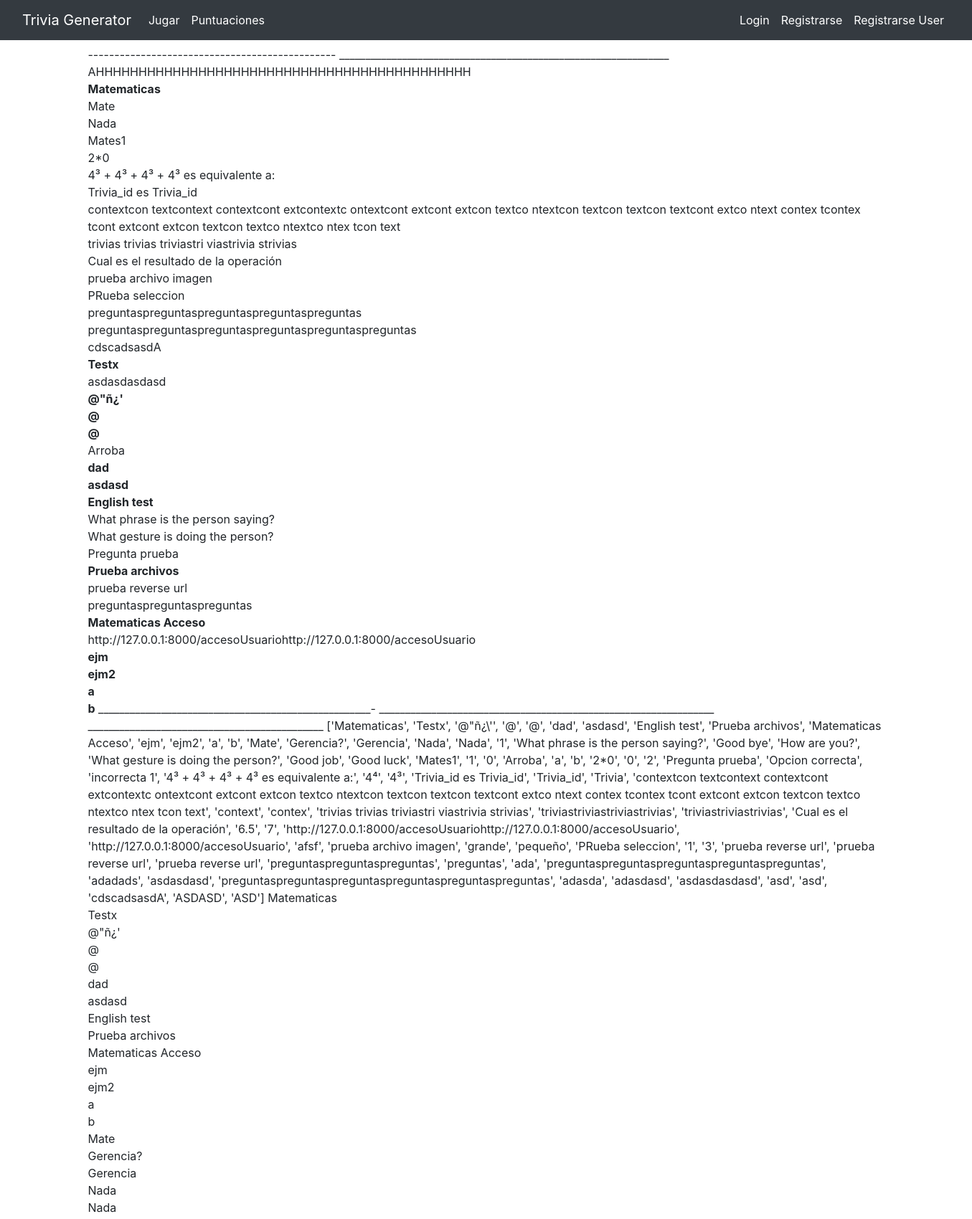
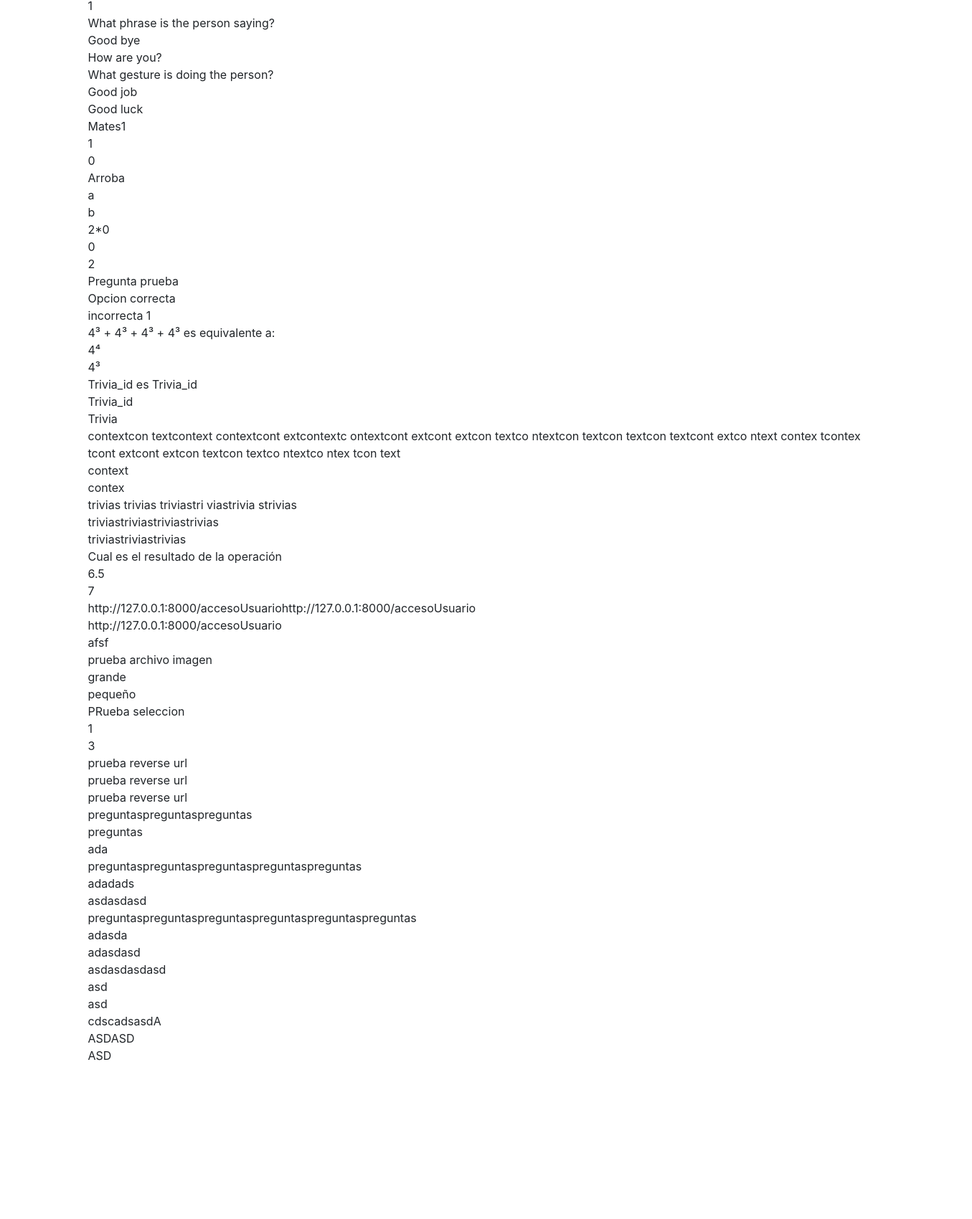
The page /configuraciones (upper part) on the database its author committed (2 pictures, top to bottom).
### TGApp/models.py (models this page shows, shortened)
class Trivia(models.Model):
    autor = models.ForeignKey(User, on_delete=models.CASCADE, null=True)
    id = models.AutoField(primary_key=True)
    nombre = models.CharField(max_length=100)
    Tipo = models.CharField(max_length=100)
    def __str__(self):
        return self.nombre

class Pregunta(models.Model):
    autor = models.ForeignKey(User, on_delete=models.CASCADE, null=True)
    trivia = models.ForeignKey(Trivia, on_delete=models.CASCADE, null=True)
    id = models.AutoField(primary_key=True)
    pregunta = models.TextField(verbose_name='Enunciado de la pregunta', null=True)
    opcionCorrecta = models.CharField(max_length=350, verbose_name='Opcion correcta de la pregunta', null=True)
    opcion2 = models.CharField(max_length=350, verbose_name='Opcion falsa de la pregunta', null=True)
    opcion3 = models.CharField(max_length=350, verbose_name='Opcion falsa de la pregunta', null=True)
    opcion4 = models.CharField(max_length=350, verbose_name='Opcion falsa de la pregunta', null=True)
    puntaje = models.DecimalField(verbose_name='Puntaje obtenido', default=0, decimal_places=2, max_digits=10)
    archivo = models.FileField(upload_to='archivos', verbose_name="Archivo opcional (imagenes, audios y videos solamente)", blank=True)
    pista =  models.CharField(max_length=350, verbose_name='Pista de la pregunta', blank=True)

### TGApp/views.py (the view)
# urls.py: path('configuraciones', views.configuraciones, name='configuraciones'),
def configuraciones(request):
    preguntas = Pregunta.objects.all()
    trivias = Trivia.objects.all()
    contador = preguntas.count()
    pregunta_lista = []
    for trivia in trivias:
        pregunta_lista.append(trivia.nombre)
    for pregunta in preguntas:
        pregunta_lista.append(pregunta.pregunta)
        pregunta_lista.append(pregunta.opcionCorrecta)
        pregunta_lista.append(pregunta.opcion2)
    context  = {
        'preguntas':preguntas,
        'trivias':trivias,
        'contador':contador,
        'pregunta_lista':pregunta_lista
    }
    return render(request, 'TGApp/configuraciones.html', context)

### TGApp/templates/TGApp/configuraciones.html (shortened to what this page needs)
{% extends "TGApp/base.html" %}
{% block contenido %}
-----------------------------------------------
_______________________________________________________________
AHHHHHHHHHHHHHHHHHHHHHHHHHHHHHHHHHHHHHHHHHHHH
    {% for trivia in trivias %}
    <br>
        <strong>{{trivia}}</strong>
    {% for pregunta in preguntas %}
        {% if pregunta.trivia == trivia %}
            <br>
            {{pregunta.pregunta}}
            {% endif %}
    {% endfor %}
    {% endfor %}
____________________________________________________-
________________________________________________________________
_____________________________________________
    {{ pregunta_lista }}
    {% for pregunta in pregunta_lista %}
        {{ pregunta }}
        <br>
    {% endfor %}
{% endblock %}

### rows shown on the page
Trivia: nombre "Matematicas", pregunta_lista "Matematicas"
Pregunta: pregunta "Mate", pregunta_lista "Mate" "Gerencia?" "Gerencia"
Pregunta: pregunta "Nada", pregunta_lista "Nada" "Nada"
Pregunta: pregunta "Mates1", pregunta_lista "Mates1"
Pregunta: pregunta "2*0", pregunta_lista "2*0"
Pregunta: pregunta "4³ + 4³ + 4³ + 4³ es equivalente a:", pregunta_lista "4³ + 4³ + 4³ + 4³ es equivalente a:" "4⁴" "4³"
Pregunta: pregunta "Trivia_id es Trivia_id", pregunta_lista "Trivia_id es Trivia_id" "Trivia_id" "Trivia"
Pregunta: pregunta "contextcon textcontext contextcont extcontextc ontextcont extcont extcon textco ntextcon textcon textcon textcont extco ntext contex tcontex tcont extcont extcon textcon textco ntextco ntex tcon text", pregunta_lista "contextcon textcontext contextcont extcontextc ontextcont extcont extcon textco ntextcon textcon textcon textcont extco ntext contex tcontex tcont extcont extcon textcon textco ntextco ntex tcon text" "context" "contex"
Pregunta: pregunta "trivias trivias triviastri viastrivia strivias", pregunta_lista "trivias trivias triviastri viastrivia strivias" "triviastriviastriviastrivias" "triviastriviastrivias"
Pregunta: pregunta "Cual es el resultado de la operación", pregunta_lista "Cual es el resultado de la operación" "6.5"
Pregunta: pregunta "prueba archivo imagen", pregunta_lista "prueba archivo imagen" "grande" "pequeño"
Pregunta: pregunta "PRueba seleccion", pregunta_lista "PRueba seleccion"
Pregunta: pregunta "preguntaspreguntaspreguntaspreguntaspreguntas", pregunta_lista "preguntaspreguntaspreguntaspreguntaspreguntas" "adadads" "asdasdasd"
Pregunta: pregunta "preguntaspreguntaspreguntaspreguntaspreguntaspreguntas", pregunta_lista "preguntaspreguntaspreguntaspreguntaspreguntaspreguntas" "adasda" "adasdasd"
Pregunta: pregunta "cdscadsasdA", pregunta_lista "cdscadsasdA" "ASDASD" "ASD"
Trivia: nombre "Testx", pregunta_lista "Testx"
Pregunta: pregunta "asdasdasdasd", pregunta_lista "asdasdasdasd" "asd" "asd"
Trivia: nombre "@\"ñ¿'", pregunta_lista "@\"ñ¿'"
Trivia: nombre "@"
Trivia: nombre "@"
Pregunta: pregunta "Arroba", pregunta_lista "Arroba"
Trivia: nombre "dad", pregunta_lista "dad"
Trivia: nombre "asdasd", pregunta_lista "asdasd"
Trivia: nombre "English test", pregunta_lista "English test"
Pregunta: pregunta "What phrase is the person saying?", pregunta_lista "What phrase is the person saying?" "Good bye" "How are you?"
Pregunta: pregunta "What gesture is doing the person?", pregunta_lista "What gesture is doing the person?" "Good job" "Good luck"
Pregunta: pregunta "Pregunta prueba", pregunta_lista "Pregunta prueba" "Opcion correcta" "incorrecta 1"
Trivia: nombre "Prueba archivos", pregunta_lista "Prueba archivos"
Pregunta: pregunta "prueba reverse url", pregunta_lista "prueba reverse url" "prueba reverse url" "prueba reverse url"
Pregunta: pregunta "preguntaspreguntaspreguntas", pregunta_lista "preguntaspreguntaspreguntas" "preguntas" "ada"
Trivia: nombre "Matematicas Acceso", pregunta_lista "Matematicas Acceso"
Pregunta: pregunta "http://127.0.0.1:8000/accesoUsuariohttp://127.0.0.1:8000/accesoUsuario", pregunta_lista "http://127.0.0.1:8000/accesoUsuariohttp://127.0.0.1:8000/accesoUsuario" "http://127.0.0.1:8000/accesoUsuario" "afsf"
Trivia: nombre "ejm", pregunta_lista "ejm"
Trivia: nombre "ejm2", pregunta_lista "ejm2"
Trivia: nombre "a"
Trivia: nombre "b"

### other values the page prints
{{ pregunta }} "@" "@" "a" "b" "1" "1" "0" "a" "b" "0" "2" "7" "1" "3"
